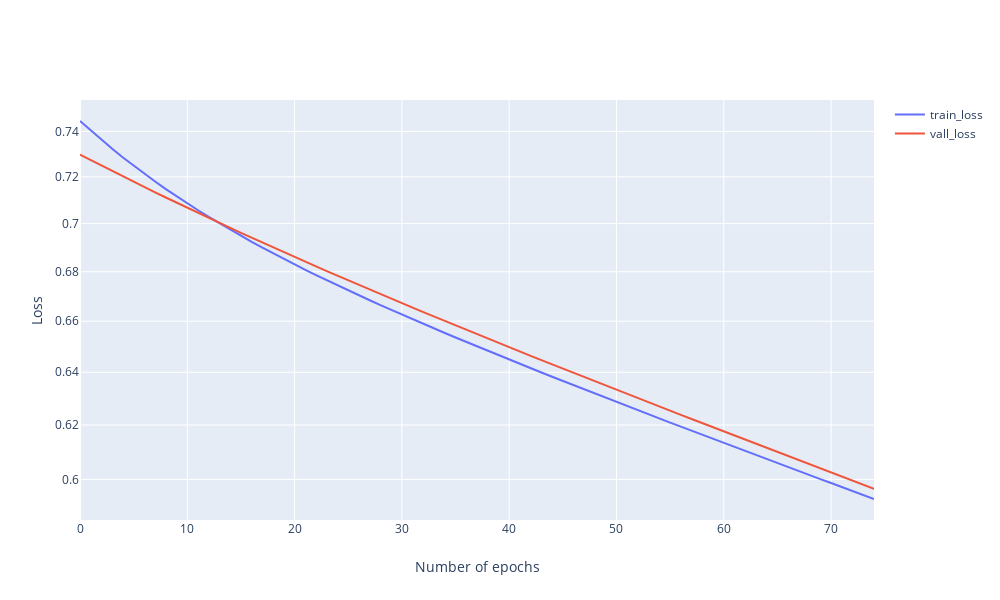

Here is the notebook cell this chart was saved with:
### Code cell
# Plot training & validation loss values
fig = go.Figure()
fig.add_trace(go.Scatter(x=list(range(75)), y=history.history['loss'], name='train_loss'))
fig.add_trace(go.Scatter(x=list(range(75)), y=history.history['val_loss'], name='vall_loss'))
fig.update_xaxes(title_text="Number of epochs")
fig.update_yaxes(title_text="Loss")
fig.update_layout(yaxis_type="log",
                  width=1000, 
                  height=600)
fig.show()
